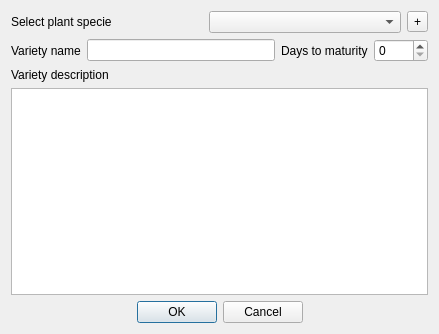
<?xml version="1.0" encoding="UTF-8"?>
<ui version="4.0">
 <class>AddVarietyDialog</class>
 <widget class="QDialog" name="AddVarietyDialog">
  <property name="geometry">
   <rect>
    <x>0</x>
    <y>0</y>
    <width>439</width>
    <height>334</height>
   </rect>
  </property>
  <property name="windowTitle">
   <string>Add new plant variety</string>
  </property>
  <layout class="QVBoxLayout" name="verticalLayout_2">
   <item>
    <layout class="QVBoxLayout" name="verticalLayout">
     <item>
      <layout class="QHBoxLayout" name="horizontalLayout">
       <item>
        <widget class="QLabel" name="lblSpecies">
         <property name="text">
          <string>Select plant specie</string>
         </property>
        </widget>
       </item>
       <item>
        <widget class="QComboBox" name="cmbSpecie"/>
       </item>
       <item>
        <widget class="QToolButton" name="btnAddSpecie">
         <property name="text">
          <string>+</string>
         </property>
        </widget>
       </item>
      </layout>
     </item>
     <item>
      <layout class="QHBoxLayout" name="horizontalLayout_2">
       <item>
        <widget class="QLabel" name="lblName">
         <property name="text">
          <string>Variety name</string>
         </property>
        </widget>
       </item>
       <item>
        <widget class="QLineEdit" name="txtName"/>
       </item>
       <item>
        <widget class="QLabel" name="lblDaysToMaturity">
         <property name="text">
          <string>Days to maturity</string>
         </property>
        </widget>
       </item>
       <item>
        <widget class="QSpinBox" name="spinDaysToMaturity">
         <property name="maximum">
          <number>1000</number>
         </property>
        </widget>
       </item>
      </layout>
     </item>
     <item>
      <widget class="QLabel" name="lblDescription">
       <property name="text">
        <string>Variety description</string>
       </property>
      </widget>
     </item>
     <item>
      <widget class="QTextEdit" name="txtEditDescription"/>
     </item>
     <item>
      <widget class="QDialogButtonBox" name="buttonBox">
       <property name="orientation">
        <enum>Qt::Orientation::Horizontal</enum>
       </property>
       <property name="standardButtons">
        <set>QDialogButtonBox::StandardButton::Cancel|QDialogButtonBox::StandardButton::Ok</set>
       </property>
       <property name="centerButtons">
        <bool>true</bool>
       </property>
      </widget>
     </item>
    </layout>
   </item>
  </layout>
 </widget>
 <resources/>
 <connections>
  <connection>
   <sender>buttonBox</sender>
   <signal>accepted()</signal>
   <receiver>AddVarietyDialog</receiver>
   <slot>accept()</slot>
   <hints>
    <hint type="sourcelabel">
     <x>248</x>
     <y>254</y>
    </hint>
    <hint type="destinationlabel">
     <x>157</x>
     <y>274</y>
    </hint>
   </hints>
  </connection>
  <connection>
   <sender>buttonBox</sender>
   <signal>rejected()</signal>
   <receiver>AddVarietyDialog</receiver>
   <slot>reject()</slot>
   <hints>
    <hint type="sourcelabel">
     <x>316</x>
     <y>260</y>
    </hint>
    <hint type="destinationlabel">
     <x>286</x>
     <y>274</y>
    </hint>
   </hints>
  </connection>
 </connections>
</ui>
